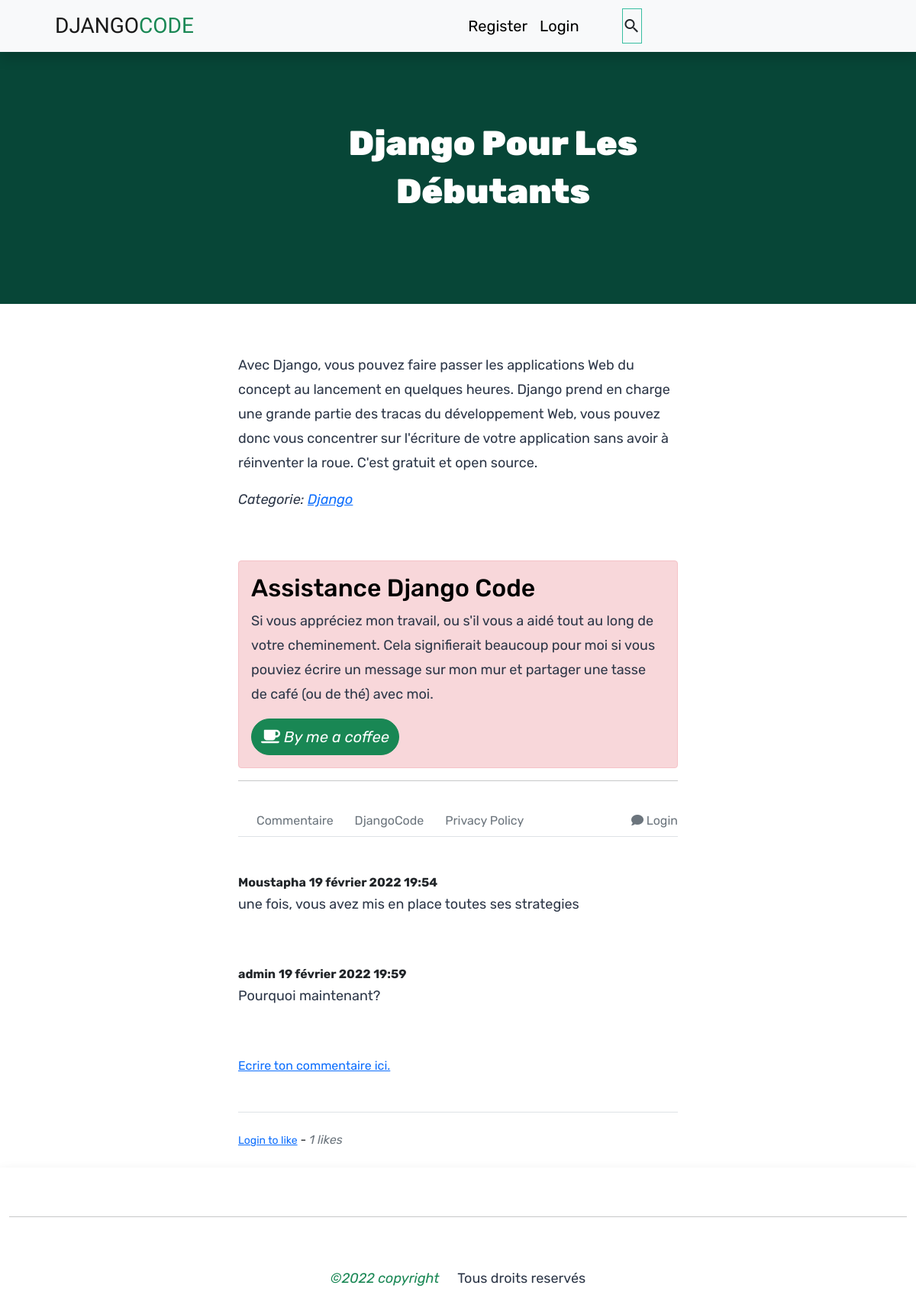
The app's page /blog/article_detail/10/ with its own data.
### blog/models.py (models this page shows, shortened)
class Article(models.Model):
    titre = models.CharField(max_length=255)
    slug = models.SlugField(max_length=255)
    author = models.ForeignKey(User, null=True, blank=True, on_delete=models.CASCADE)
    contenu = RichTextField(blank=True, null=True)
    date_creation = models.DateTimeField(auto_now_add=True)
    updated = models.DateTimeField(auto_now=True)
    status = models.CharField(max_length=25, choices=STATUS, default='Rediger')
    category = models.CharField(max_length=255, default='Python')
    likes = models.ManyToManyField(User, related_name='blog_article')
    def total_like(self):
        return self.likes.count()

class Comment(models.Model):
    article = models.ForeignKey(Article, related_name="comments", on_delete=models.CASCADE)
    name = models.CharField(max_length=255)
    body = RichTextField()
    date_added = models.DateTimeField(auto_now_add=True)

### blog/views.py (the view)
# urls.py: path('article_detail/<int:pk>/', views.ArticleDetailView.as_view(), name='article-detail'),
class ArticleDetailView(DetailView):
    model = Article
    template_name = 'blog/article_details.html'
    context_object_name = 'post'
    def get_context_data(self, **kwargs):
        context = super().get_context_data(**kwargs)
        stuff = get_object_or_404(Article, id=self.kwargs['pk'])
        total_likes = stuff.total_like()
        liked = False
        if stuff.likes.filter(id=self.request.user.id).exists():
            liked = True
        context['liked'] = liked
        context['now'] = timezone.now()
        context['total_likes'] = total_likes
        return context

### blog/templates/blog/article_details.html (shortened to what this page needs)
{% extends "base.html" %}
{% load static %}
{% block content %}
<div class="container-fluid">
 <div class="row">
     <div class="col carousel d-flex justify-content-center align-items-center p-5">
        <div class="col-md-6 offset-md-1 justify-content-center align-items-center">
            <h1 class="text-center text-white fw-bolder">{{  object.titre }}</h1>
        </div>
     </div>
 </div>
 <div class="row">
     <div class="col-md-6 offset-md-3 mt-5">
         <p class="lh-lg">{{ object.contenu|safe }}</p>
         <p class="fst-italic">Categorie: <a href="{% url 'blog:category' post.category %}"><span class="text-primary">{{ object.category}}</span></a></p>
         <br/><br/>
         <div class="alert alert-danger align-items-center post" role="alert">
            <h2 class="text-black">Assistance Django Code</h2>
            <p>
                Si vous appréciez mon travail, ou s'il vous a aidé tout au long de votre cheminement.
                Cela signifierait beaucoup pour moi si vous pouviez écrire un message sur mon mur et
                partager une tasse de café (ou de thé) avec moi.
            </p>
            <button type="submit" class="btn btn-success rounded-pill align-items-center fs-5 py-2 fst-italic aide"><i class="fa fa-coffee"></i> By me a coffee</button>
          </div>
         <hr/>
        <br/>
        <div class="col border-bottom pb-2">
            <a href="" class="text-decoration-none ms-4 text-secondary">Commentaire</a>
            <a href="" class="text-decoration-none ms-4 text-secondary">DjangoCode</a>
            <a href="" class="text-decoration-none ms-4 text-secondary">Privacy Policy</a>
            <a href="" class="text-decoration-none float-end text-secondary"><i class="fa fa-comment" aria-hidden="true"></i> Login</a>
        </div>
        <div class="col border-bottom py-5">
            {% if not object.comments.all %}
                No Comments yet....<a href="{% url 'blog:article-comment' object.pk %}">Add One</a>
            {% else %}
                {% for comment in object.comments.all %}
                    <strong>{{ comment.name }}</strong>
                    <strong>{{ comment.date_added }}</strong>
                    <br />
                    {{ comment.body|safe }}
                    <br /><br />
                {% endfor %}
                <a href="{% url 'blog:article-comment' object.pk %}">Ecrire ton commentaire ici.</a>
            {% endif %}
        </div>
        <br/>
        <form action="{% url 'blog:like_post' post.pk %}" method="POST">
            {% if user.is_authenticated %}
                {% if liked %}
                    <button type="submit" class="btn btn-danger", name="post_id", value="{{ post.id }}">Unliked</button>
                {% else %}
                <button type="submit" class="btn btn-primary", name="post_id", value="{{ post.id }}">Liked</button>
                {% endif %}
            {% else %}
                <small><a href="{% url 'login' %}">Login to like</a></small>
            {% endif %}
            - <span class="fst-italic text-secondary">{{ total_likes }} likes</span>
        </form>
     </div>
 </div>
</div>
{% endblock %}

### blog/templates/base.html (shortened to what this page needs)
{% load static %}
<!doctype html>
<html lang="en">
  <head>
    {% load static %}
    <link rel="stylesheet" href="https://use.fontawesome.com/releases/v5.15.4/css/all.css"
>
    <link href="https://cdn.jsdelivr.net/npm/bootstrap@5.1.3/dist/css/bootstrap.min.css" rel="stylesheet">
    <link rel="stylesheet" href="{% static 'css/style.css' %}">
  </head>
  <body>
    <div class="container-fluid">
        <div class="row">
            <div class="container">
                <nav class="navbar navbar-expand-lg navbar-light bg-light shadow border-bottom-2 fixed-top">
                    <div class="container-fluid en-tete">
                      <a class="navbar-brand ms-5 fs-3 text-uppercase logo" href="#">Django<span class="text-success">Code</span></a>
                      <div class="collapse navbar-collapse " id="navbarNav">
                        <ul class="navbar-nav mx-auto">
                          {% if user.is_authenticated %}
                            <li class="nav-item lien">
                              <a class="nav-link active fst-bold fs-5" aria-current="page" href="{% url 'blog:home' %}">Python</a>
                            </li>
                            <li class="nav-item">
                              <a class="nav-link text-black fst-bold fs-5" href="#">Django</a>
                            </li>
                            <li class="nav-item">
                              <a class="nav-link text-black fst-bold fs-5" href="#">Flask</a>
                            </li>
                            <li class="nav-item">
                              <a class="nav-link text-black fst-bold fs-5" href="#">Programming</a>
                            </li>
                            <li class="nav-item">
                              <a class="nav-link text-black fst-bold fs-5" href="#">Tools</a>
                            </li>
                            {% if user.is_staff %}
                              <li class="nav-item">
                                <a class="nav-link text-black fst-bold fs-5" href="{% url 'blog:article-create' %}">Créer</a>
                              </li>
                              <li class="nav-item">
                                <a class="nav-link text-black fst-bold fs-5" href="{% url 'blog:add_category' %}">Add Category</a>
                              </li>
                              <li class="nav-item">
                                <a class="nav-link text-black fst-bold fs-5" href="{% url 'members:edit-profil' %}">Edit-profil</a>
                              </li>
                            {% endif %}
                            <li class="nav-item">
                              <a class="nav-link text-black fst-bold fs-5" href="{% url 'logout' %}">Logout</a>
                            </li>
                          {% else %}
                            <li class="nav-item">
                              <a class="nav-link text-black fst-bold fs-5" href="{% url 'members:register' %}">Register</a>
                            </li>
                            <li class="nav-item">
                              <a class="nav-link text-black fst-bold fs-5" href="{% url 'login' %}">Login</a>
                            </li>
                          {% endif %}
                          <li class="nav-item">
                            <i class="material-icons d-flex align-items-center h-100 ms-5 search">search</i></li>
                        </ul>
                      </div>
                    </div>
                  </nav>
            </div>
            <div class="container-fluid">
                <div class="row mt-5">
                    {% block content%}{% endblock %}
                </div>
            </div>
              <div class="container">
                  <div class="row">
                      <div class="footer mt-4 shadow justify-content-center py-5">
                            <hr class="w-100"/>
                            <div class="col d-flex justify-content-center py-5">
                              <p class="text-center fst-italic me-4 text-success">&copy;2022 copyright</p>
                              <br/>
                              <p class="text-center">Tous droits reservés</p>
                            </div>
                      </div>
                  </div>
              </div>
        </div>
    </div>
  </body>
</html>

### blog/static/css/style.css (style rules this page uses)
* { box-sizing: border-box; }
body { font-family: "Rubik", sans-serif; }
h2 { color: #333333; }
p { font-size: 18px; color: #2D3748; line-height: 2rem; }
.navbar-brand { font-family: 'Caesar Dressing', cursive; }
.carousel { width: 100%; height: 350px; background: #074637; font-family: 'Rubik', sans-serif; font-weight: bold; text-transform: capitalize; }
h1 { font-size: 45px; line-height: 1.4em; }
i.search { border: 1px solid rgb(56, 190, 161); display: flex; cursor: pointer; }

### records on screen
Article: titre "Django Pour Les Débutants", contenu "Avec Django, vous pouvez faire passer les applications Web du concept au lancement en quelques heures. Django prend en charge une grande partie des tracas du développement Web, vous pouvez donc vous concentrer sur l'écriture de votre application sans avoir à réinventer la roue. C'est gratuit et open source.", category "Django"
Comment: name "Moustapha", date_added "19 février 2022 19:54", body "une fois, vous avez mis en place toutes ses strategies"
Comment: name "admin", date_added "19 février 2022 19:59", body "Pourquoi maintenant?"

### other values on screen
{{ total_likes }} "1"
